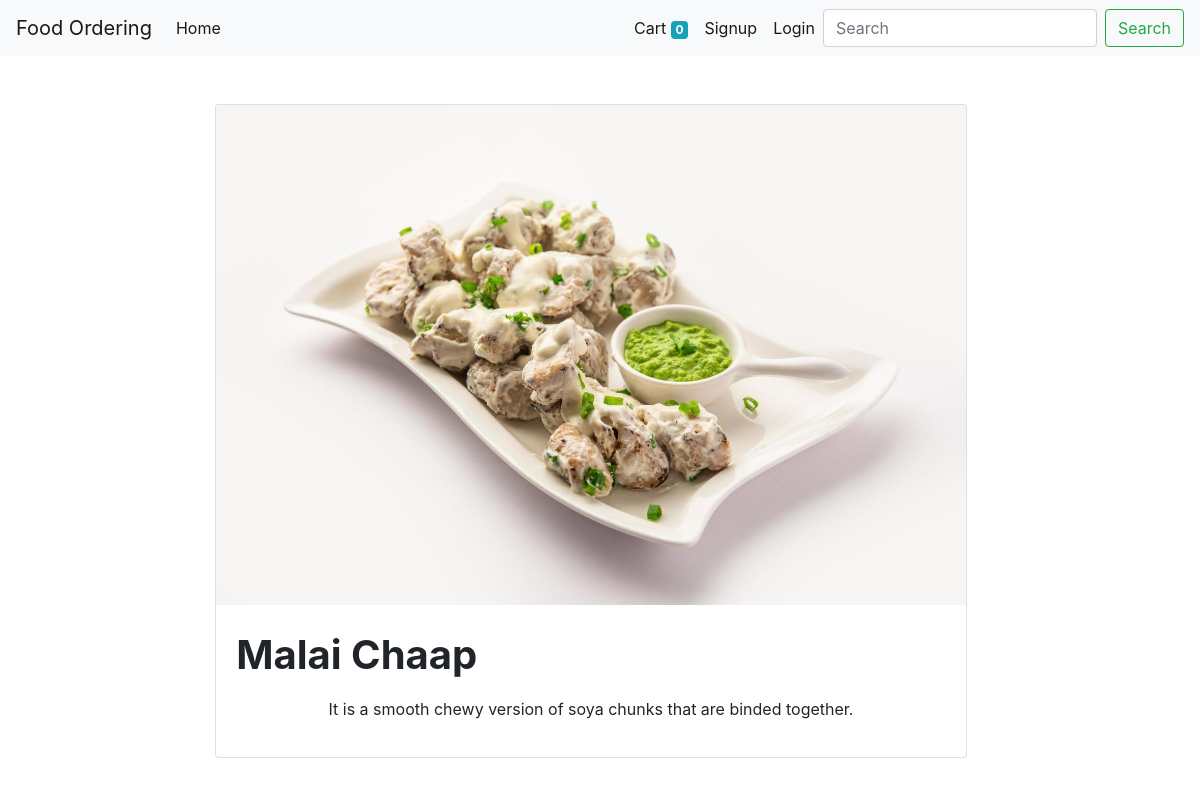
Page /detail/1/ on the committed database.
### recipe/models.py (models this page shows, shortened)
class Product(models.Model):
    name=models.CharField(max_length=50)
    price=models.IntegerField(default=0)
    category=models.ForeignKey(Category,on_delete=models.CASCADE,default=1)
    description=models.CharField(max_length=200,default='')
    image=models.ImageField(upload_to='uploads/products/')

### recipe/views.py (the view)
# urls.py: path('detail/<int:id>/',views.detail,name='detail'),
def detail(request,id):
    product=Product.objects.get(id=id)
    return render(request,"detail.html",{'product':product})

### recipe/templates/detail.html (shortened to what this page needs)
{% extends "base.html" %}
{% block content %}
<div class="container-fluid">
    <div class="row mt-5">
        <div class="card mx-auto" id='{{product.id}}'>
            <img class="card-img-top " src="{{product.image.url}}"  height="500"  alt="Card image cap">
            <div class="card-body">
                <p class="card-title font-weight-bold" style="font-size:40px">{{product.name}}</p>
                <p class="text-center">{{product.description}}</p>
            </div>
        </div>
        <div class="row">
        </div>
    </div>
</div>
{% endblock content %}

### rows in the picture
Product: image (picture), name "Malai Chaap", description "It is a smooth chewy version of soya chunks that are binded together."

### other values in the picture
{{ request.session.cart.keys|length }} "0"
